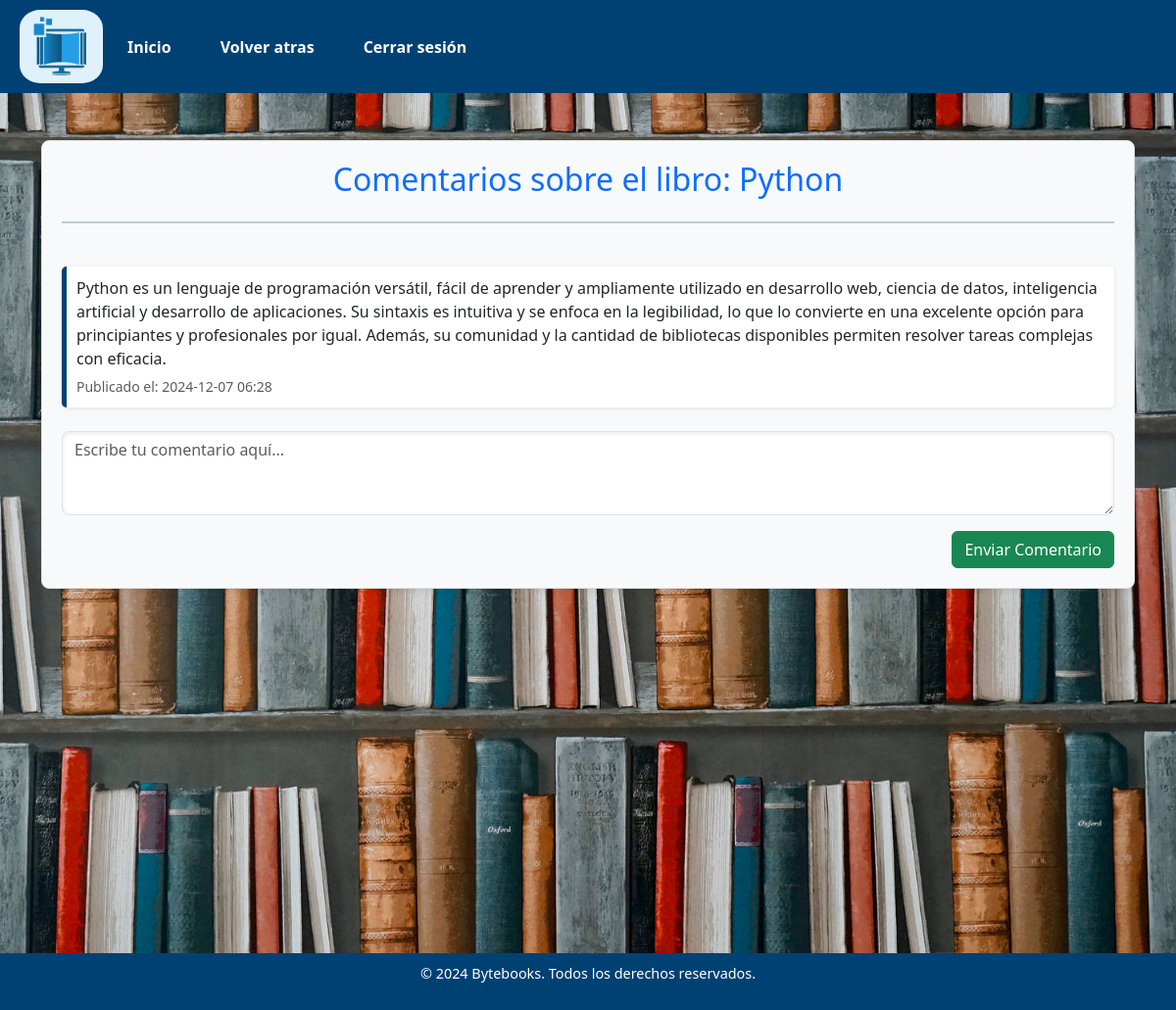
The app's page /user/view_comments/2, older data.
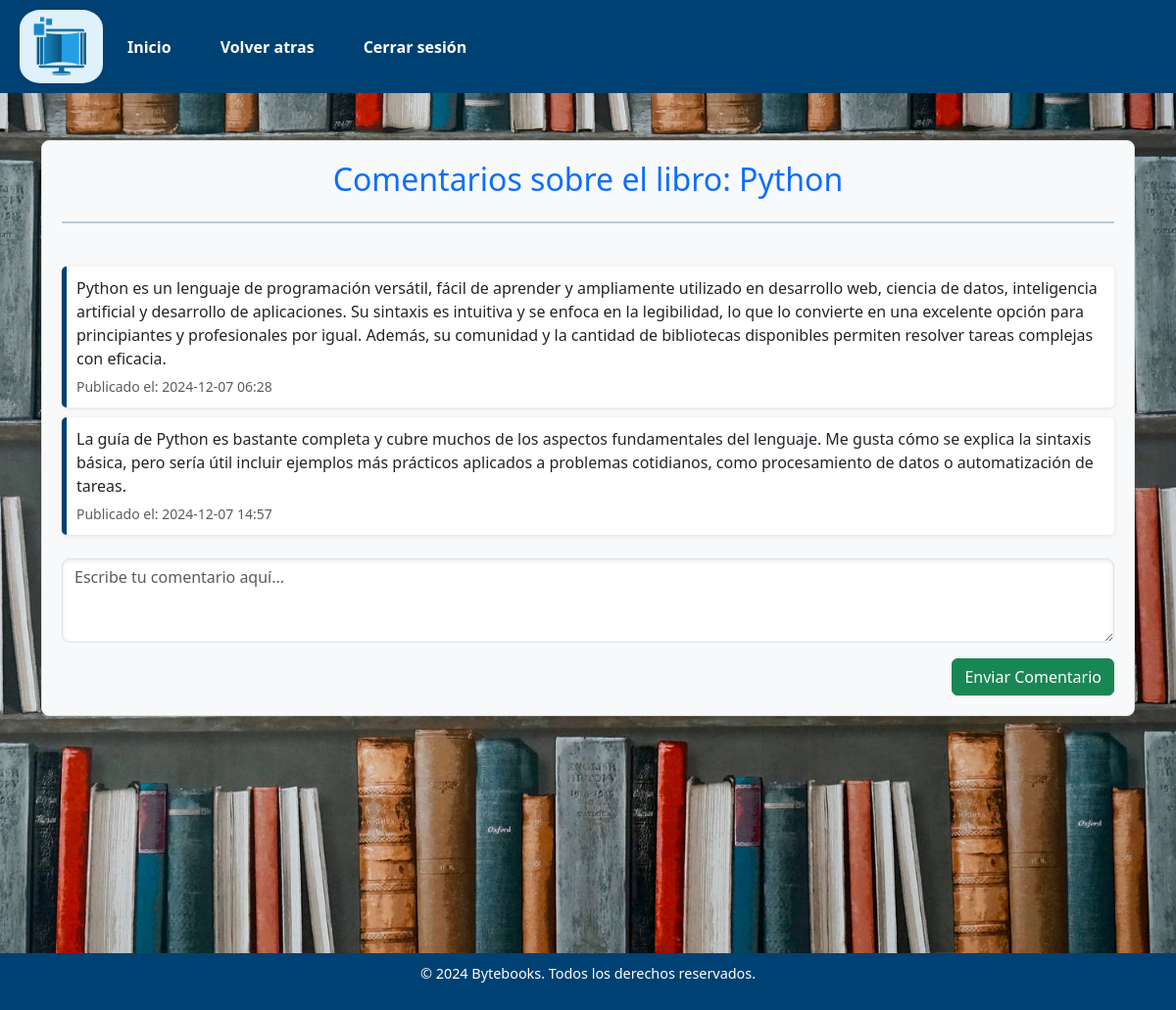
The same page, newer data.
### models.py (models this page shows)
class Comentario(db.Model):
    __tablename__ = 'comentarios'
    id_comentario = db.Column(db.Integer, primary_key=True)  # ID único del comentario
    id_libro = db.Column(db.Integer, db.ForeignKey('libros.id_libro'), nullable=False)  # Relación con el libro
    comentario = db.Column(db.Text, nullable=False)  # Contenido del comentario
    fecha_hora = db.Column(db.DateTime, nullable=False, default=datetime.now)  # Fecha y hora del comentario
    libro = db.relationship('Libro', backref='comentarios')  # Relación con el modelo Libro

### routes/user_routes.py (the view)
@user_bp.route('/view_comments/<int:libro_id>', methods=['GET'])
def view_comments(libro_id):
    libro = Libro.query.get_or_404(libro_id)
    comentarios = Comentario.query.filter_by(id_libro=libro_id).all()
    return render_template('view_comments.html', libro=libro, comentarios=comentarios)

### templates/user/view_comments.html (shortened to what this page needs)
<!DOCTYPE html>
<html lang="es">
<head>
    <link href="https://cdn.jsdelivr.net/npm/bootstrap@5.3.2/dist/css/bootstrap.min.css" rel="stylesheet">
</head>
<body>
    {% include 'user/comments_Cabecera.html' %}
    <div class="content container mt-5">
        <div class="bg-comments">
            <h2 class="text-center text-primary mb-4">Comentarios sobre el libro: {{ libro.nombre_libro }}</h2>
            <hr>
            <br>
            <div class="comments-section mb-4">
                {% for comentario in comentarios %}
                <div class="comment-box">
                    <p class="mb-1">{{ comentario.comentario }}</p>
                    <small class="text-muted">Publicado el: {{ comentario.fecha_hora.strftime('%Y-%m-%d %H:%M') }}</small>
                </div>
                {% else %}
                <div class="comment-box text-center">
                    <p class="text-muted">No hay comentarios para este libro.</p>
                </div>
                {% endfor %}
            </div>
            <div class="comment-form mt-3">
                <form action="{{ url_for('user.add_comment', libro_id=libro.id_libro) }}" method="POST">
                    <div class="mb-3">
                        <textarea class="form-control" name="comentario" placeholder="Escribe tu comentario aquí..." rows="3" required></textarea>
                    </div>
                    <div class="d-flex justify-content-end">
                        <button type="submit" class="btn btn-success">Enviar Comentario</button>
                    </div>
                </form>
            </div>
        </div>
    </div>
    {% include 'user/Pie.html' %}
</body>
</html>

Row changes from the older to the newer data that the page shows:
added Comentario: comentario "La guía de Python es bastante completa y cubre muchos de los aspectos fundamentales del lenguaje. Me gusta cómo se explica la sintaxis básica, pero sería útil incluir ejemplos más prácticos aplicados a problemas cotidianos, como procesamiento de datos o automatización de tareas.", fecha_hora "2024-12-07 14:57"
